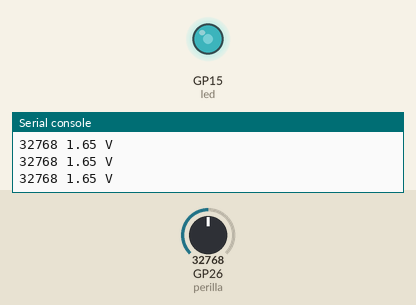
This program was run on a simulated Raspberry Pi Pico running MicroPython. Shown: output pins drawn as LEDs (lit = HIGH), the last lines printed to the serial console. Wiring (from the project's diagram.json): cyan LED on GP15, potentiometer on GP26. The test bench sets the inputs (shaded band); at power-on: GP26 (perilla) = 32768 (analog values on the 0–65535 scale).

Above: at 1.2 s.
1.3 s: GP26 (perilla) set to 45874
At 1.8 s:
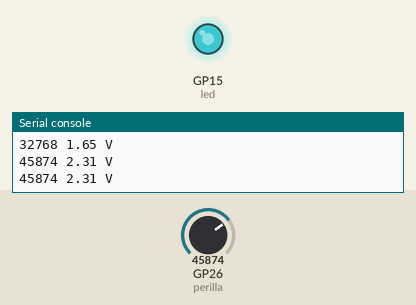
2.9 s: GP26 (perilla) set to 57670
At 4.2 s:
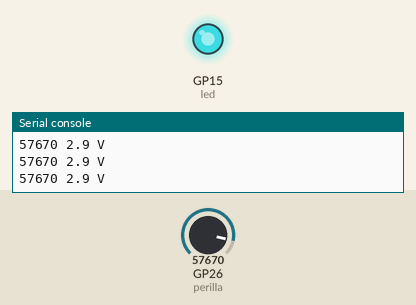
4.5 s: GP26 (perilla) set to 7864
At 5.5 s:
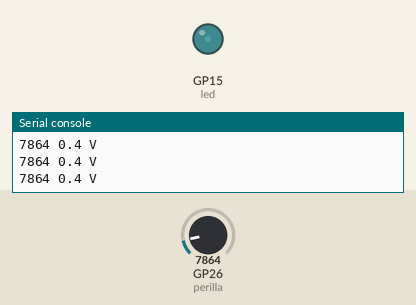
6.1 s: GP26 (perilla) set to 0
At 6.8 s:
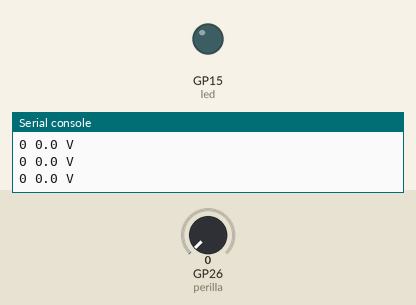
Timing chart, 0 to 8.7 s (numbered marks = the images above; inputs shaded):
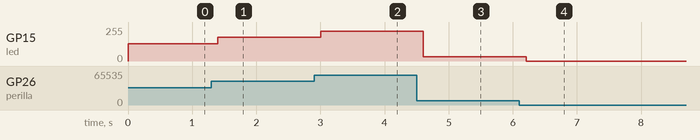

Measured:
- after the input at 1.3 s, GP15 (led): 128/255 → 178/255 after 0.10 s
- after the input at 2.9 s, GP15 (led): 178/255 → 224/255 after 0.10 s
- after the input at 4.5 s, GP15 (led): 224/255 → 31/255 after 0.11 s
- after the input at 6.1 s, GP15 (led): 31/255 → 0/255 after 0.11 s

The program:

main.py
```python
# Raspberry Pi Pico con MicroPython, simulada en Wokwi.
from machine import ADC, Pin, PWM
import time

perilla = ADC(Pin(26))           # GP26: entrada analógica
led = PWM(Pin(15), freq=1000)    # GP15: brillo por PWM

while True:
    valor = perilla.read_u16()   # de 0 a 65535
    led.duty_u16(valor)          # mismo rango: 0 a 65535
    print(valor, round(valor * 3.3 / 65535, 2), "V")
    time.sleep(0.2)
```
